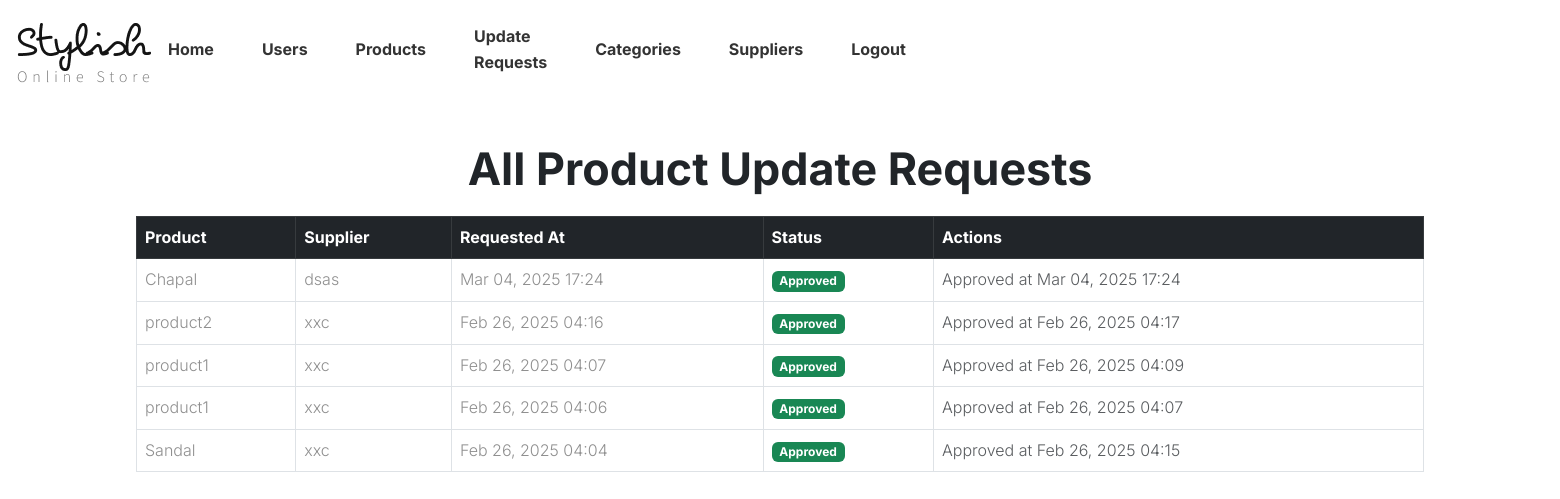
/update-requests/, run on the app's committed database.
### shoeapp/models.py (models this page shows, shortened)
class ProductUpdateRequest(models.Model):
    product = models.ForeignKey(Product, on_delete=models.CASCADE, related_name="update_requests")
    supplier = models.ForeignKey(Supplier, on_delete=models.CASCADE, related_name="product_update_requests")
    is_approved = models.BooleanField(default=False)
    requested_at = models.DateTimeField(auto_now_add=True)
    approved_at = models.DateTimeField(blank=True, null=True)

class Product(models.Model):
    name = models.CharField(max_length=200)
    category = models.ForeignKey(ProductCategory, on_delete=models.CASCADE, related_name="products")
    description = models.TextField(blank=True, null=True)
    price = models.DecimalField(max_digits=10, decimal_places=2)
    stock = models.PositiveIntegerField()
    image_url = models.ImageField(upload_to='product_images/', blank=True, null=True)  # For uploading images

class Supplier(models.Model):
    user = models.OneToOneField(User, on_delete=models.CASCADE, related_name="supplier")
    company_name = models.CharField(max_length=200)
    contact_info = models.TextField()
    is_approved = models.BooleanField(default=False)

### shoeapp/views.py (the view)
# urls.py: path('update-requests/', list_update_requests, name='list_update_requests'),
def list_update_requests(request):
    update_requests = ProductUpdateRequest.objects.all().order_by('-requested_at')
    return render(request, 'admin/update_list.html', {'update_requests': update_requests})

### templates/admin/update_list.html (shortened to what this page needs)
{% include 'admin/admin_header.html' %}
{% block content %}
<div class="container mt-5">
    <h2 class="mb-4 text-center">All Product Update Requests</h2>
    <div class="table-responsive">
        <table class="table table-bordered table-hover align-middle">
            <thead class="table-dark">
                <tr>
                    <th>Product</th>
                    <th>Supplier</th>
                    <th>Requested At</th>
                    <th>Status</th>
                    <th>Actions</th>
                </tr>
            </thead>
            <tbody>
                {% for req in update_requests %}
                <tr>
                    <td>{{ req.product.name }}</td>
                    <td>{{ req.supplier.company_name }}</td>
                    <td>{{ req.requested_at|date:"M d, Y H:i" }}</td>
                    <td>
                        <span class="badge {% if req.is_approved %}bg-success{% else %}bg-warning text-dark{% endif %}">
                            {{ req.is_approved|yesno:"Approved,Pending" }}
                        </span>
                    </td>
                    <td>
                        {% if not req.is_approved %}
                            <a href="{% url 'approve_update_request' req.id %}" class="btn btn-sm btn-success">
                                Approve
                            </a>
                        {% else %}
                            <span class="text-muted">Approved at {{ req.approved_at|date:"M d, Y H:i" }}</span>
                        {% endif %}
                    </td>
                </tr>
                {% empty %}
                <tr>
                    <td colspan="5" class="text-center text-muted">No update requests available.</td>
                </tr>
                {% endfor %}
            </tbody>
        </table>
    </div>
</div>
{% endblock %}

### static/style.css (style rules this page uses)
body { --heading-font: "Inter", Roboto, sans-serif; --heading-font-weight: 400; --heading-color: var(--bs-dark); --heading-line-height: 1.24; --swiper-theme-color: var(--bs-primary); --swiper-pagination-bottom: 0; --custom-easing: cubic-bezier(.17,.67,.83,.67); --bs-body-font-family: "Inter", Roboto, sans-serif; --bs-body-font-size: 1rem; --bs-body-font-weight: 400; --bs-body-line-height: 1.7; --bs-body-color: #8f8f8f; --bs-body-color-rgb: 143, 143, 143; --bs-primary: #ce071e; --bs-primary-dark: #8d0414; --bs-secondary: #6c757d; --bs-black: #111; --bs-light: #F1F1F0; --bs-dark: #212529; --bs-gray: #9aa1a7; --bs-gray-dark: #51565b; --bs-primary-rgb: 206, 7, 30; --bs-secondary-rgb: 108, 117, 125; --bs-black-rgb: 17, 17, 17; --bs-light-rgb: 241, 241, 240; --bs-dark-rgb: 33, 37, 41; --bs-link-color: var(--bs-dark); --bs-link-color-rgb: 17, 17, 17; --bs-link-decoration: underline; --bs-link-hover-color: var(--bs-primary); --bs-link-hover-color-rgb: 17, 17, 17; }
h1, .h1, h2, .h2, h3, .h3, h4, .h4, h5, .h5, h6, .h6 { font-family: var(--heading-font); font-weight: var(--heading-font-weight); color: var(--heading-color); line-height: var(--heading-line-height); }
.container, .container-fluid, .container-lg, .container-md, .container-sm, .container-xl, .container-xxl { --bs-gutter-x: 2.5rem; }
:root { --accent-color: #333; --black-color: #000; --dark-color: #111; --gray-color-100: #F1F1F1; --gray-color-200: #E1E1E1; --gray-color-300: #D1D1D1; --gray-color-400: #ced4da; --gray-color-500: #adb5bd; --dark-gray-color: #7A7A7A; --bs-light-rgb: rgba(255, 255, 255, 1); --light-color: #fff; --swiper-theme-color: #111 !important; }
:root { --body-font: "Inter", sans-serif; --heading-font: "Inter", sans-serif; --extra-font: "Playfair Display", sans-serif; --subheading-font: "Petit Formal Script", sans-serif; }
.container, .container-fluid, .container-lg, .container-md, .container-sm, .container-xl, .container-xxl { --bs-gutter-x: 2rem; }
*, *::before, *::after { -webkit-box-sizing: border-box; -moz-box-sizing: border-box; box-sizing: border-box; }
html { box-sizing: border-box; }
body { font-family: var(--body-font); font-weight: 300; line-height: 1.6; color: var(--accent-color); margin: 0; }
h1, h2, h3, h4, h5 { font-family: var(--heading-font); font-weight: 700; line-height: 1; }
h2 { font-size: 2.8em; }

### data on the page
ProductUpdateRequest: product.name "Chapal", supplier.company_name "dsas", requested_at "Mar 04, 2025 17:24", is_approved "Approved", approved_at "Mar 04, 2025 17:24"
ProductUpdateRequest: product.name "product2", supplier.company_name "xxc", requested_at "Feb 26, 2025 04:16", is_approved "Approved", approved_at "Feb 26, 2025 04:17"
ProductUpdateRequest: product.name "product1", supplier.company_name "xxc", requested_at "Feb 26, 2025 04:07", is_approved "Approved", approved_at "Feb 26, 2025 04:09"
ProductUpdateRequest: product.name "product1", supplier.company_name "xxc", requested_at "Feb 26, 2025 04:06", is_approved "Approved", approved_at "Feb 26, 2025 04:07"
ProductUpdateRequest: product.name "Sandal", supplier.company_name "xxc", requested_at "Feb 26, 2025 04:04", is_approved "Approved", approved_at "Feb 26, 2025 04:15"
